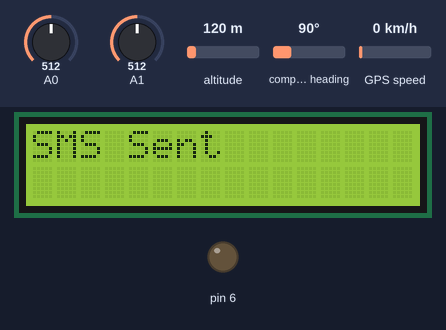
This sketch was run on a simulated Arduino Uno, built with avr-gcc and run on an emulated ATmega328P. On the bench: 16×2 character LCD, output pins drawn as LEDs (lit = HIGH). The inputs (shaded band) are chosen by the test bench; at power-on: A1 = 512, A0 = 512, altitude 120 m, compass heading 90°, GPS speed 0 km/h. The GPS gets a fix after 3 s at 37.7749, -122.4194 with 8 satellites; the modem accepts every AT command (registered, SIM ready, sends succeed) and sends nothing else; pins used as bus, display or sensor lines are not drawn; what the sketch prints to the serial monitor is not drawn.

Above: at 16.0 s.
At 22.3 s:
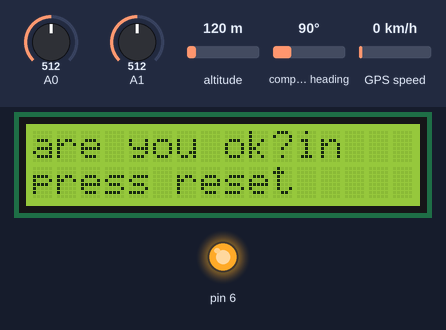
22.4 s: A1 set to 981
33.5 s: A1 set to 1014
At 41.0 s:
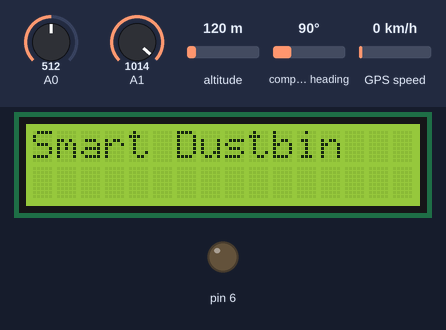
42.4 s: A0 set to 588
44.2 s: A0 set to 614
At 46.1 s:
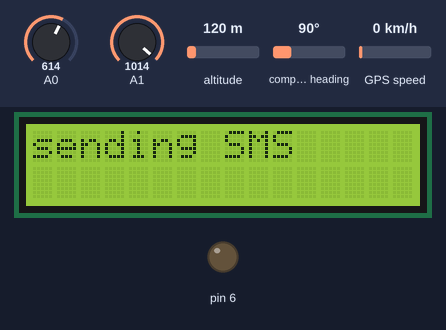
67.1 s: A0 set to 610
Timing chart, 0 to 70.1 s (numbered marks = the images above; inputs shaded):
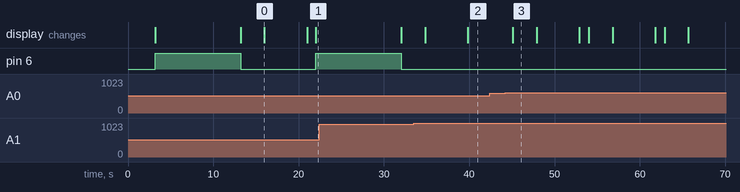

Measured:
- the behaviour switches between 999 and 1000 on A1 (found by bisection; images 1 and 2)
- the behaviour switches between 600 and 601 on A0 (found by bisection; images 2 and 3)
- after the input at 33.5 s, pin 6: stays LOW (without the input it goes to HIGH after 7.4 s)
- after the input at 42.4 s, every drawn part: stays the same
- after the input at 44.2 s, the display: changes after 0.93 s (image 3)
- what the display in image 0 shows lasts 5.0 s, from 16.0 s to 21.0 s
- what the display in image 3 shows lasts 2.8 s, from 45.1 s to 47.9 s

The sketch:

accident_gps_gsm_lcd.ino
```cpp
#include <TinyGPS++.h>
#include <SoftwareSerial.h>
#include <LiquidCrystal.h>

// initialize the library by associating any needed LCD interface pin
// with the arduino pin number it is connected to
const int rs = 7, en = 8, d4 = 9, d5 = 10, d6 = 11, d7 = 12;
LiquidCrystal lcd(rs, en, d4, d5, d6, d7);

static const int RXPin = 2, TXPin = 3;
static const uint32_t GPSBaud = 9600;

// The TinyGPS++ object
TinyGPSPlus gps;

// The serial connection to the GPS device
SoftwareSerial ss(RXPin, TXPin);
int s=0;


char inchar; // Will hold the incoming character from the GSM shield
SoftwareSerial SIM900(4, 5);
 int timesTosend=1;
int count=0;
int numring=0;
int comring=3;
int onoff=0; // 0 = off, 1 = on

int sense=0;

void setup()
{
  Serial.begin(9600);

 lcd.begin(16, 2);
  lcd.setCursor(0, 0);
  lcd.print("Smart Dustbin");
  Serial.println("GPS Vehicle Tracking System");
  Serial.println();
 pinMode(6, OUTPUT);
 digitalWrite(6, LOW);
  SIM900.begin(9600);

   ss.begin(GPSBaud);
  delay(100);
  pinMode(A1, INPUT);
 //digitalWrite(A1, HIGH);
   pinMode(A0, INPUT);
   digitalWrite(A0, HIGH);
   pinMode(12, OUTPUT);
  digitalWrite(12, LOW);
   pinMode(11, OUTPUT);
   digitalWrite(11, LOW);
  analogReference(DEFAULT);
}


void loop()
{
  // This sketch displays information every time a new sentence is correctly encoded.
  //if(digitalRead(A0)==0 && s==0)
  //{
    //s = 1;
  //}
  Serial.println(analogRead(A1));
  if(analogRead(A1)>1000)
      {
         Serial.println("trigger");
        sense = 1;
        s = 1;
        digitalWrite(12, HIGH);
  digitalWrite(11, HIGH);
  delay(1000);
  digitalWrite(12, LOW);
  digitalWrite(11, LOW);
      }
       if(analogRead(A1) < 1000)
      {
        sense = 0;
        count = 0;
      }
  Serial.println(analogRead(A0));
  while (ss.available() > 0)
    if (gps.encode(ss.read()))
    {
      displayInfo();
      if(analogRead(A0) < 600)
      {
        sense = 1;
      }
       if(analogRead(A0) > 600)
      {
        sense = 0;
        count = 0;
      }


    }

  if (millis() > 5000 && gps.charsProcessed() < 10)
  {
    Serial.println(F("No GPS detected: check wiring."));
    //while(true);
  }

}

void displayInfo()
{
  Serial.print(analogRead(A1));
  Serial.print(F("Location: "));
  if (gps.location.isValid())
  {

  if((s==1 ||sense == 1 || analogRead(A1) < 600) && count==0)
  {
    if(s==0)
    {
     digitalWrite(6, HIGH);
    lcd.setCursor(0, 0);
  lcd.print("are you ok?");
  lcd.setCursor(0, 1);
  lcd.print("press reset");
  delay(10000);
   digitalWrite(6, LOW);

    }
    lcd.clear();
   lcd.setCursor(0, 0);
  lcd.print("sending SMS");

          SIM900.begin(9600);

       SIM900.println("AT+CMGF=1"); //set GSM to text mode
  delay(200);
  while(count<timesTosend){
delay(1500);
 SIM900.print("AT+CMGS=\"");
 SIM900.print("8826782180");
 SIM900.println("\"");
while ( SIM900.read()!='>');
{

 if(s==0)
 {
   SIM900.println("Emergency:");
 }
 else
 {
  s=0;
  SIM900.println("metal detected location:");
 }
    SIM900.println("Lat -");
 SIM900.println(gps.location.lat());  //SMS body
delay(500);
SIM900.println();
SIM900.println("Lng -");
SIM900.println(gps.location.lng());  //SMS body
delay(500);
 SIM900.write(0x1A);  // sends ctrl+z end of message
     SIM900.write(0x0D);  // Carriage Return in Hex
 SIM900.write(0x0A);  // Line feed in Hex

//The 0D0A pair of characters is the signal for the end of a line and beginning of another.
lcd.clear();


   lcd.setCursor(0, 0);
  lcd.print("SMS Sent");
delay(5000);
 lcd.clear();
 lcd.setCursor(0, 0);
  lcd.print("Smart Dustbin");
}
count++;
}
  }
 ss.begin(GPSBaud);
    Serial.print(gps.location.lat(), 6);
    Serial.print(F(","));
    Serial.println(gps.location.lng(), 6);
  }
  else
  {
    Serial.println(F("INVALID"));
  }


}
```
